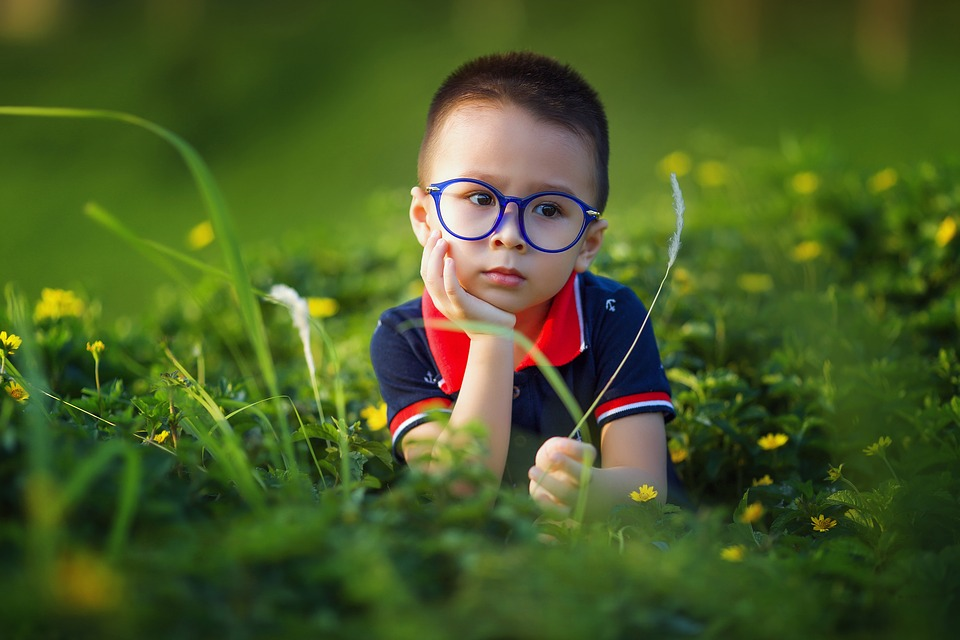
#> input picture kid.jpg, 960 x 640 px
$ python rgbhsi.py
#> lines starting #> are read from the running program, lines starting #| are printed output that depends on the picture
#> further down, image is the input picture: shape (640, 960, 3); mean R, G, B 72.1, 91, 37.2
import numpy as np
import matplotlib.pyplot as plt
import imageio

def show_images(image1, image2, title1, title2):
    f, a = plt.subplots(1, 2)
    a[0].imshow(image1)
    a[0].set_title(title1)
    a[1].imshow(image2)
    a[1].set_title(title2)
    plt.show()

def rgb_to_hsi(image):
    # Separate image into RGB components
    R, G, B = image[:, :, 0], image[:, :, 1], image[:, :, 2]

    # Calculate the difference for finding cos inverse
    dRG, dRB, dGB = R - G, R - B, G - B
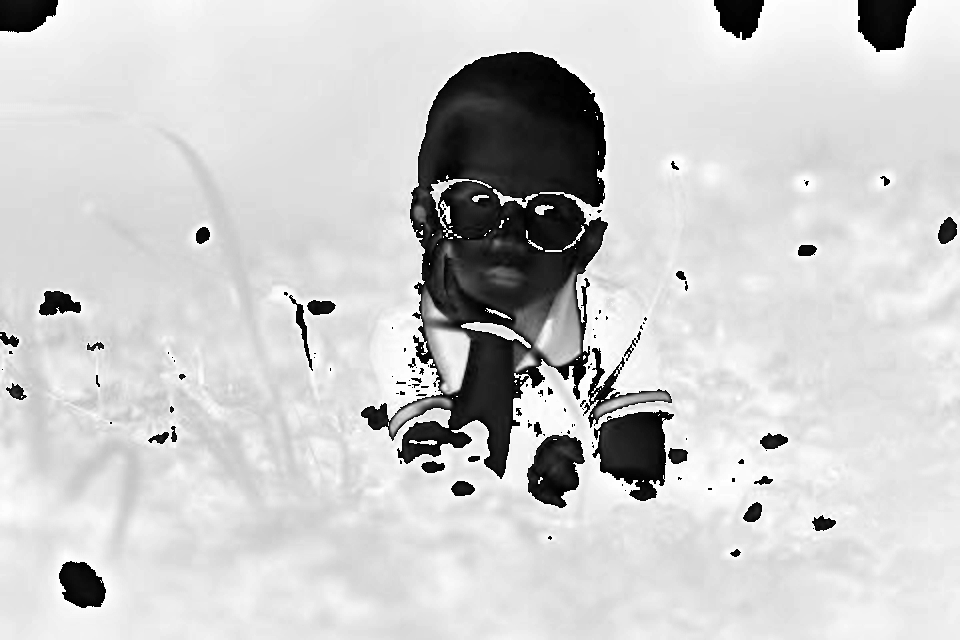
#> dRG: shape (640, 960); min 0, max 255, mean 203.5
    cos = (dRG + dRB) / (2 * np.sqrt(dRG ** 2 + dRB * dGB))
    H = np.arccos(cos)
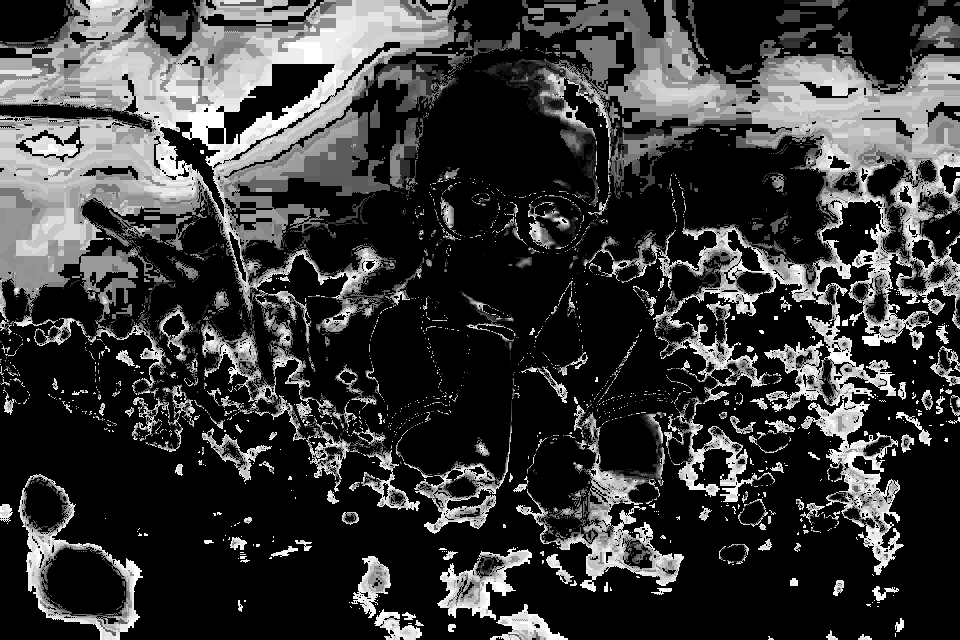
#> H: shape (640, 960) float16; 64.27% of the values are NaN or infinite; the others: min 0, max 1.57, mean 0.991; drawn with min black, max white, NaN and infinite black

    # If any value is NaN (Not a Number, this happens
    # while we divide by zero), change it back to 0
    H[np.isnan(H)] = 0.0

    # Calculate I
    I = image.mean(axis = 2)
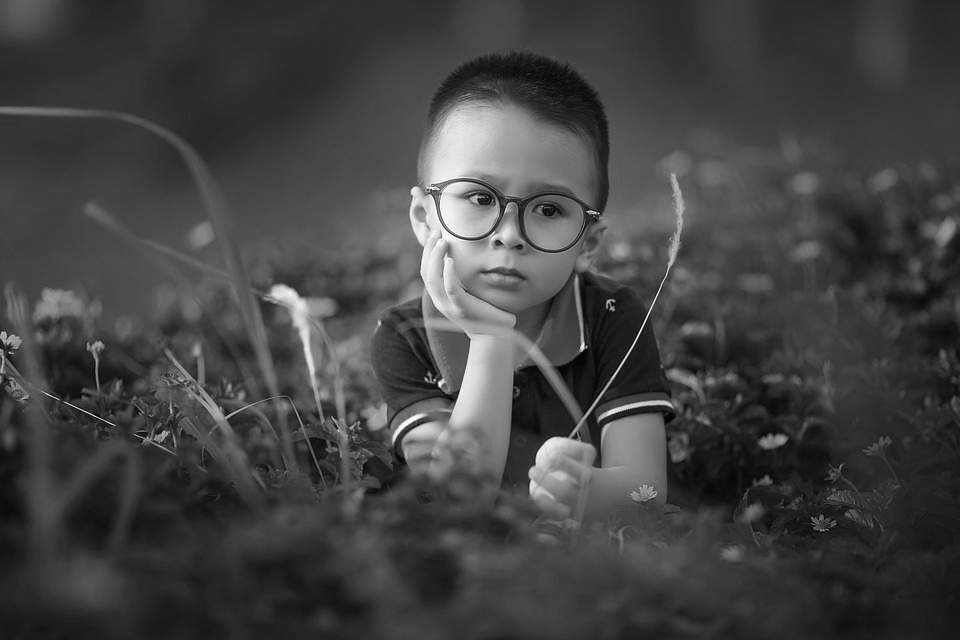
#> I: shape (640, 960) float64; min 0.333, max 254.7, mean 66.8
    Imin = image.min(axis = 2)
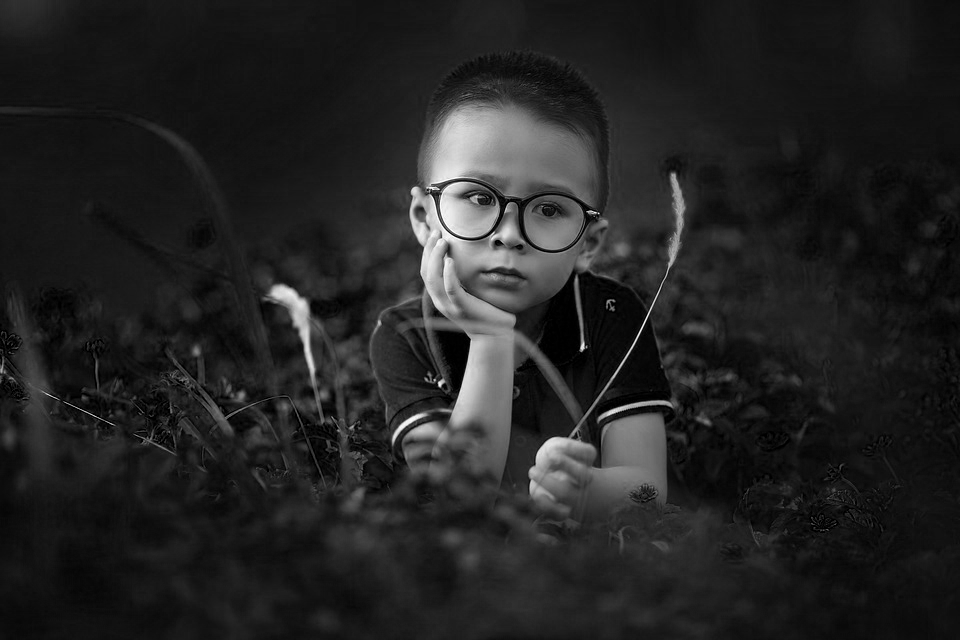
#> Imin: shape (640, 960); min 0, max 254, mean 35.2
    I[I == 0.0] = 1

    # S part
    S = 1 - Imin / I
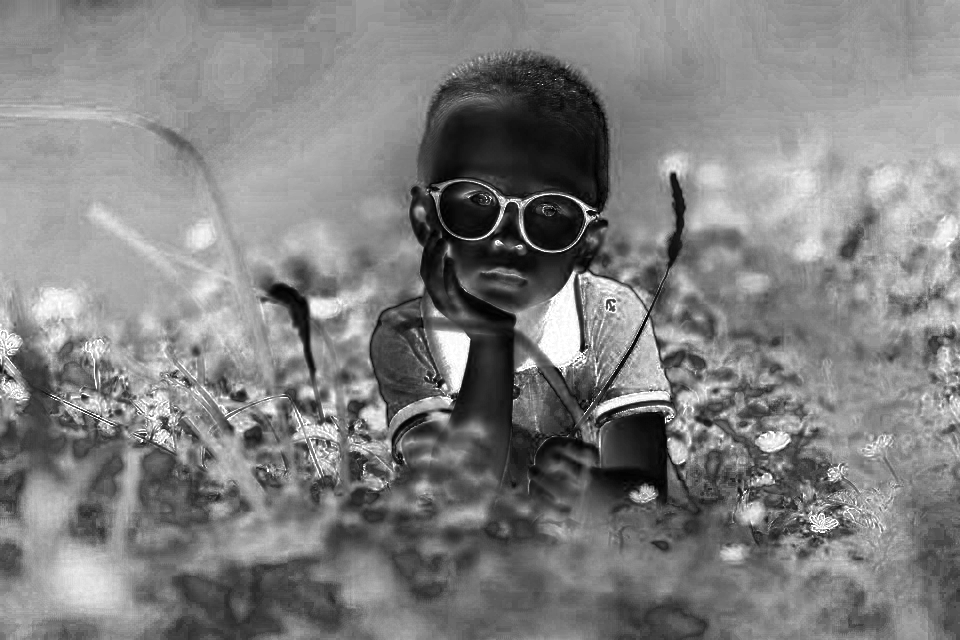
#> S: shape (640, 960) float64; min 0, max 1, mean 0.506

    # Put the HSI components into a single image and return
    hsi_image = np.zeros(image.shape)
    hsi_image[:, :, 0] = H
    hsi_image[:, :, 1] = S
    hsi_image[:, :, 2] = I
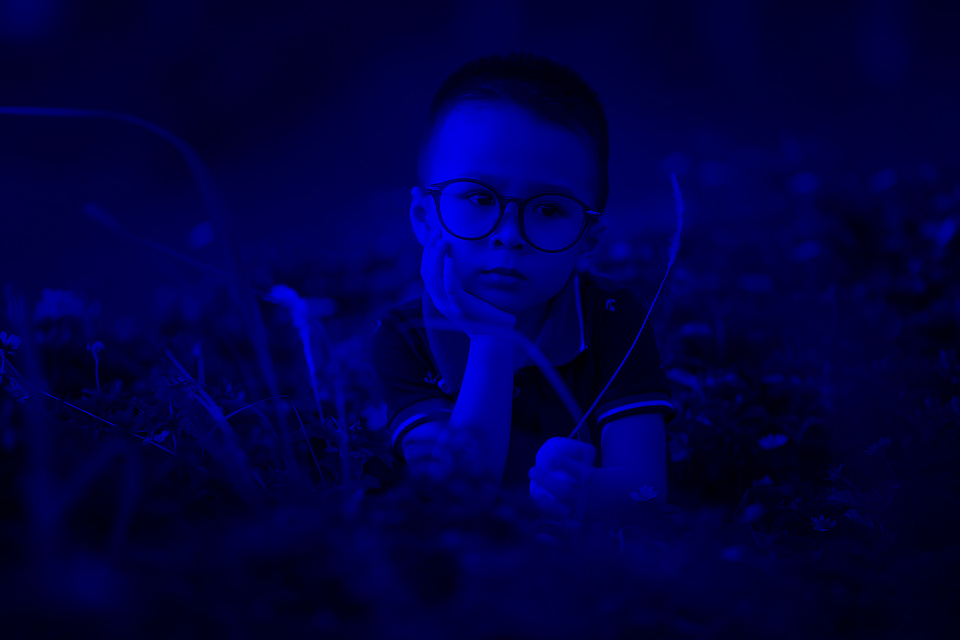
#> hsi_image: shape (640, 960, 3) float64; mean of channels 0, 1, 2 0.4, 0.5, 66.8; drawn as R, G, B

    return hsi_image

image = imageio.imread('kid.jpg')
show_images(image, rgb_to_hsi(image), 'RGB', 'HSI')
#> in show_images, `plt.show()`:
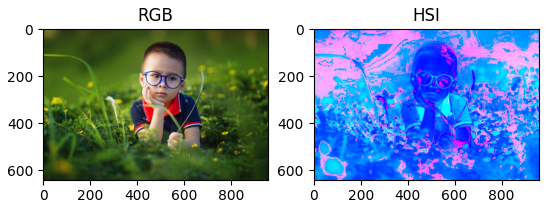
#> figure drawn by matplotlib, 2 panels
